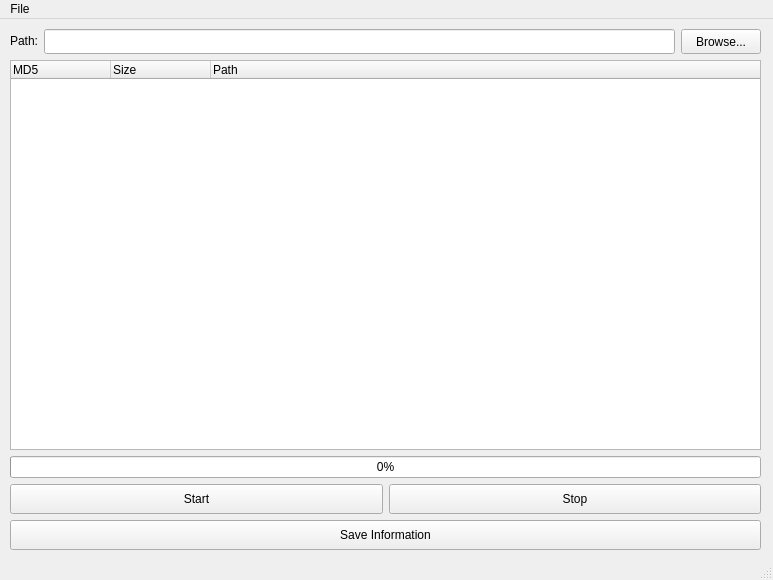
<?xml version="1.0" encoding="UTF-8"?>
<ui version="4.0">
 <class>MainWindow</class>
 <widget class="QMainWindow" name="MainWindow">
  <property name="geometry">
   <rect>
    <x>0</x>
    <y>0</y>
    <width>773</width>
    <height>580</height>
   </rect>
  </property>
  <property name="minimumSize">
   <size>
    <width>773</width>
    <height>580</height>
   </size>
  </property>
  <property name="maximumSize">
   <size>
    <width>773</width>
    <height>580</height>
   </size>
  </property>
  <property name="windowTitle">
   <string>Duplicate File Finder</string>
  </property>
  <widget class="QWidget" name="centralwidget">
   <widget class="QWidget" name="verticalLayoutWidget">
    <property name="geometry">
     <rect>
      <x>10</x>
      <y>10</y>
      <width>751</width>
      <height>521</height>
     </rect>
    </property>
    <layout class="QVBoxLayout" name="verticalLayout">
     <item>
      <layout class="QHBoxLayout" name="horizontalLayout">
       <item>
        <widget class="QLabel" name="label">
         <property name="sizePolicy">
          <sizepolicy hsizetype="Fixed" vsizetype="Fixed">
           <horstretch>0</horstretch>
           <verstretch>0</verstretch>
          </sizepolicy>
         </property>
         <property name="minimumSize">
          <size>
           <width>0</width>
           <height>0</height>
          </size>
         </property>
         <property name="text">
          <string>Path:</string>
         </property>
         <property name="alignment">
          <set>Qt::AlignLeading|Qt::AlignLeft|Qt::AlignTop</set>
         </property>
        </widget>
       </item>
       <item>
        <widget class="QLineEdit" name="lineEdit">
         <property name="minimumSize">
          <size>
           <width>0</width>
           <height>25</height>
          </size>
         </property>
         <property name="alignment">
          <set>Qt::AlignLeading|Qt::AlignLeft|Qt::AlignVCenter</set>
         </property>
         <property name="readOnly">
          <bool>true</bool>
         </property>
         <property name="clearButtonEnabled">
          <bool>false</bool>
         </property>
        </widget>
       </item>
       <item>
        <widget class="QPushButton" name="pushButton">
         <property name="minimumSize">
          <size>
           <width>0</width>
           <height>25</height>
          </size>
         </property>
         <property name="text">
          <string>Browse...</string>
         </property>
        </widget>
       </item>
      </layout>
     </item>
     <item>
      <widget class="QTreeWidget" name="treeWidget">
       <column>
        <property name="text">
         <string>MD5</string>
        </property>
       </column>
       <column>
        <property name="text">
         <string>Size</string>
        </property>
       </column>
       <column>
        <property name="text">
         <string>Path</string>
        </property>
       </column>
      </widget>
     </item>
     <item>
      <widget class="QProgressBar" name="progressBar">
       <property name="value">
        <number>0</number>
       </property>
      </widget>
     </item>
     <item>
      <layout class="QHBoxLayout" name="horizontalLayout_2">
       <item>
        <widget class="QPushButton" name="pushButton_2">
         <property name="sizePolicy">
          <sizepolicy hsizetype="Minimum" vsizetype="Fixed">
           <horstretch>0</horstretch>
           <verstretch>0</verstretch>
          </sizepolicy>
         </property>
         <property name="minimumSize">
          <size>
           <width>0</width>
           <height>30</height>
          </size>
         </property>
         <property name="text">
          <string>Start</string>
         </property>
        </widget>
       </item>
       <item>
        <widget class="QPushButton" name="pushButton_3">
         <property name="minimumSize">
          <size>
           <width>0</width>
           <height>30</height>
          </size>
         </property>
         <property name="text">
          <string>Stop</string>
         </property>
        </widget>
       </item>
      </layout>
     </item>
     <item>
      <widget class="QPushButton" name="pushButton_4">
       <property name="minimumSize">
        <size>
         <width>0</width>
         <height>30</height>
        </size>
       </property>
       <property name="text">
        <string>Save Information</string>
       </property>
      </widget>
     </item>
    </layout>
   </widget>
  </widget>
  <widget class="QMenuBar" name="menubar">
   <property name="geometry">
    <rect>
     <x>0</x>
     <y>0</y>
     <width>773</width>
     <height>21</height>
    </rect>
   </property>
   <widget class="QMenu" name="menuFile">
    <property name="title">
     <string>File</string>
    </property>
    <addaction name="actionClose"/>
   </widget>
   <addaction name="menuFile"/>
  </widget>
  <widget class="QStatusBar" name="statusbar"/>
  <action name="actionClose">
   <property name="text">
    <string>Close</string>
   </property>
  </action>
  <action name="actionAbout">
   <property name="text">
    <string>About</string>
   </property>
  </action>
 </widget>
 <resources/>
 <connections/>
</ui>
